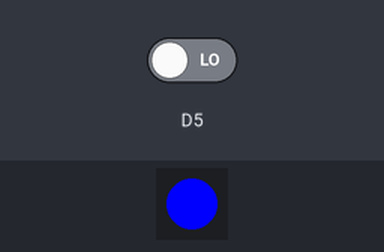
This sketch was run on a simulated ESP8266 (NodeMCU). On the bench: 1 RGB LEDs in strip order, left to right. The inputs (shaded band) are chosen by the test bench; at power-on: D5 LOW.

Above: at 1.2 s.
1.3 s: D5 driven HIGH
At 2.4 s:
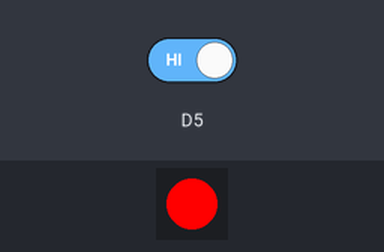
2.8 s: D5 driven LOW
At 3.5 s:
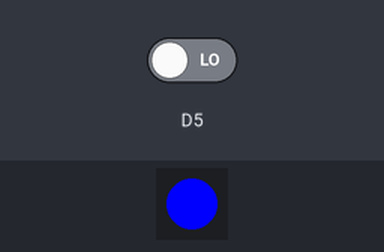
Timing chart, 0 to 5.8 s (numbered marks = the images above; inputs shaded):
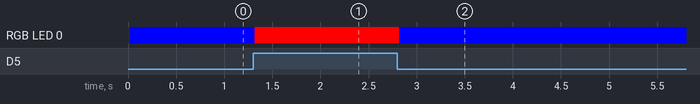

Measured:
- after the input at 1.3 s, RGB LED 0: RGB(0, 0, 255) → RGB(255, 0, 0) at once
- after the input at 2.8 s, RGB LED 0: RGB(255, 0, 0) → RGB(0, 0, 255) at once

The sketch:

hw-006-optical-line-tracker-sensor.ino
```cpp
#include <Adafruit_NeoPixel.h>
#define D_in D4
#define ledamount 1
Adafruit_NeoPixel pixels(ledamount, D_in);

long currenttime;
long oldtime;

void setup() {
  // put your setup code here, to run once:
  pinMode(D5, INPUT);
  pixels.begin();
}

void loop() {
  // put your main code here, to run repeatedly:
  currenttime= micros();
  if(currenttime - oldtime > 20000){ //only enters the program every 20ms
    oldtime= micros();
    if(digitalRead(D5)){
      pixels.clear();
      pixels.setPixelColor(0, pixels.Color(255, 0, 0)); // detection, lights red
      pixels.show();
    }else{
      pixels.clear();
      pixels.setPixelColor(0, pixels.Color(0, 0, 255)); // no detection, lights blue
      pixels.show();
    }
  }
}
```
